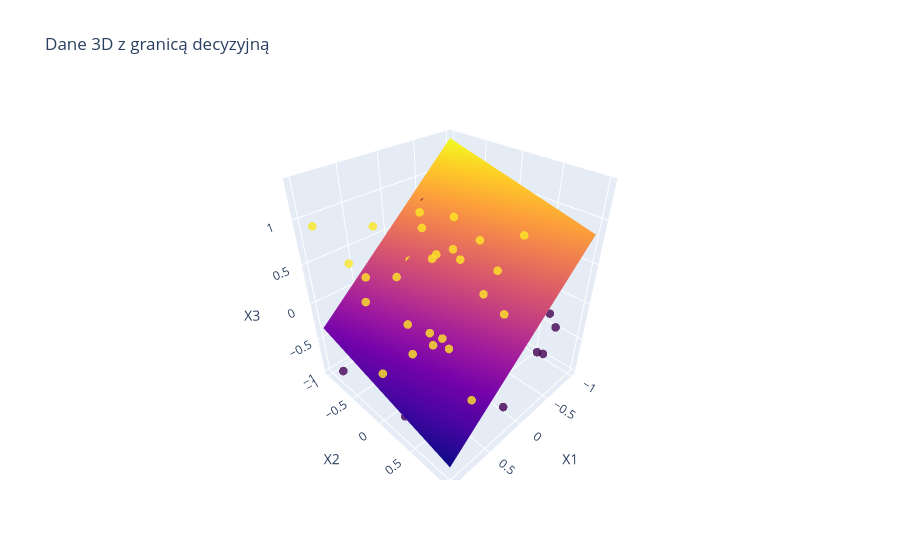

Here is the notebook cell this chart was saved with:
### Code cell
import plotly.graph_objects as go

x_plane = np.linspace(-1, 1, 30)
y_plane = np.linspace(-1, 1, 30)
X_plane, Y_plane = np.meshgrid(x_plane, y_plane)
Z_plane = a2 * X_plane + b2 * Y_plane + c2

fig = go.Figure(
    data=[
        go.Scatter3d(
            x=X_test2["X1"],
            y=X_test2["X2"],
            z=X_test2["X3"],
            mode="markers",
            marker=dict(
                size=5, color=y_test2["L"].values, colorscale="Viridis", opacity=0.8
            ),
            name="Dane testowe",
        ),
        go.Surface(
            x=X_plane, y=Y_plane, z=Z_plane, showscale=False, name="Granica decyzyjna"
        ),
    ]
)

fig.update_layout(
    title="Dane 3D z granicą decyzyjną",
    scene=dict(xaxis_title="X1", yaxis_title="X2", zaxis_title="X3"),
)
fig.show()
